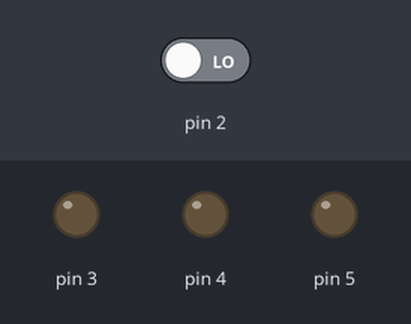
The sketch below on a simulated Arduino Uno, built with avr-gcc and run on an emulated ATmega328P. Shown: output pins drawn as LEDs (lit = HIGH). Dashed ring = blinking. The inputs (shaded band) are chosen by the test bench; at power-on: pin 2 LOW.

Above: at 1.2 s.
1.3 s: pin 2 driven HIGH
At 1.4 s:
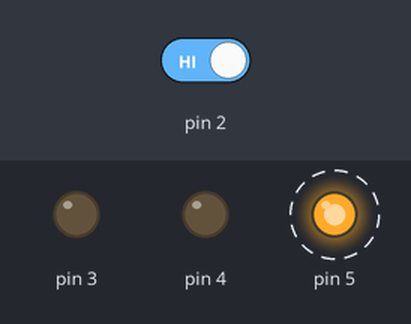
At 1.8 s:
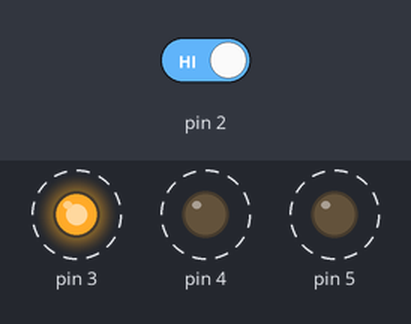
4.3 s: pin 2 driven LOW
At 4.8 s:
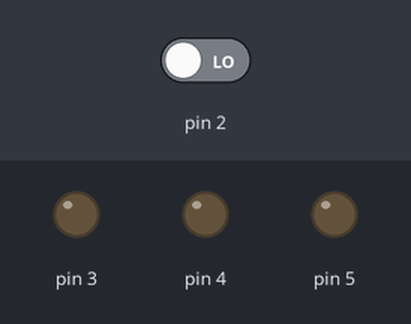
Timing chart, 0 to 7.3 s (numbered marks = the images above; inputs shaded):
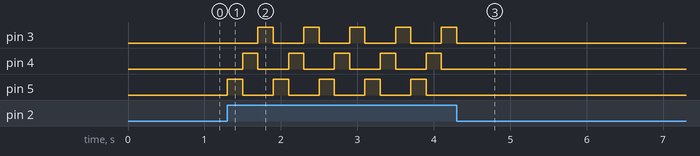

The sketch:

sketch_aug24a.ino
```cpp
int switchState = 0;
void setup() {
  pinMode(3, OUTPUT);
  pinMode(4, OUTPUT);
  pinMode(5, OUTPUT);
  pinMode(2, INPUT);
}

void loop(){
  switchState = digitalRead(2);

  if(switchState == HIGH){
    for(int i =0; i<5; i++){
      digitalWrite(3, LOW);
      digitalWrite(4, LOW);
      digitalWrite(5, HIGH);

      delay(200); // wait for a quarter seconds

      digitalWrite(3, LOW);
      digitalWrite(4, HIGH);
      digitalWrite(5, LOW);
      delay(200);

      digitalWrite(3, HIGH);
      digitalWrite(4, LOW);
      digitalWrite(5, LOW);
      delay(200);
    }
  }
  digitalWrite(3, LOW);

}
```

Measured:
- after the input at 1.3 s, pin 3: alternates HIGH for 0.20 s and LOW for 0.40 s, starting after 0.40 s; pin 4: alternates HIGH for 0.20 s and LOW for 0.40 s, starting after 0.20 s; pin 5: alternates HIGH for 0.20 s and LOW for 0.40 s, starting at once
- after the input at 4.3 s, pin 3: goes on until 4.3 s, then stays LOW; pin 4, pin 5: stops changing and stays LOW
